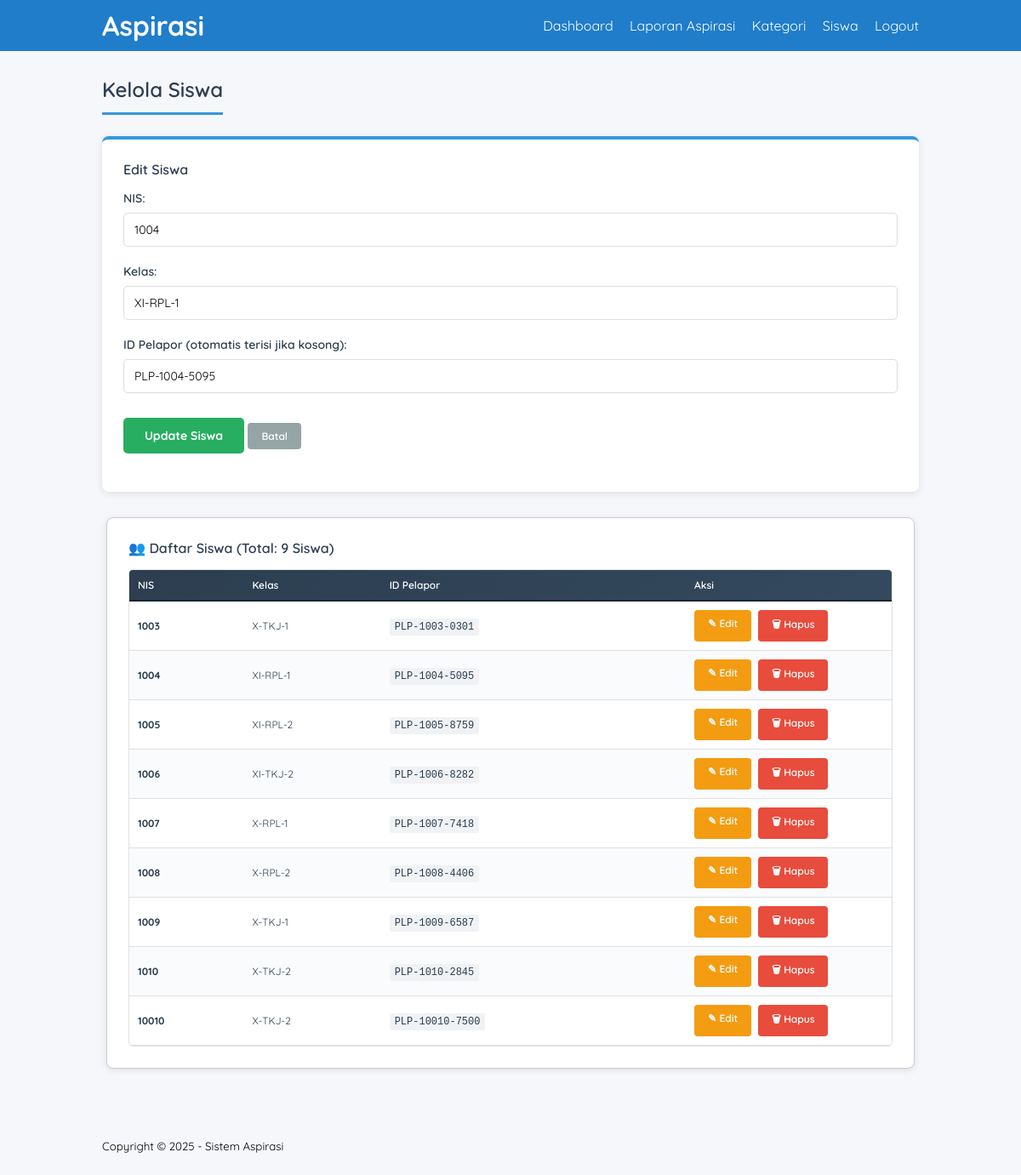
The app's page /admin_siswa.php?edit=1004 (signed in) with its own data.
### tables this page shows
CREATE TABLE `tb_siswa` (
  `nis` int(10) NOT NULL,
  `kelas` varchar(10) NOT NULL,
  `id_pelapor` varchar(50) DEFAULT NULL
);

### admin_siswa.php (the view, shortened to what this page needs)
<?php
include 'db.php';
$edit_data = null;
if(isset($_GET['edit'])){
    $nis = (int)$_GET['edit'];
    $stmt = $CON->prepare("SELECT * FROM tb_siswa WHERE nis = ?");
    $stmt->bind_param("i", $nis);
    $stmt->execute();
    $edit_data = $stmt->get_result()->fetch_object();
}
$data_query = mysqli_query($CON, "SELECT s.nis, s.kelas, s.id_pelapor
                                  FROM tb_siswa s
                                  ORDER BY s.nis ASC");
$total = mysqli_num_rows($data_query);
?>
<!DOCTYPE html>
<html lang="en">
<head>
    <link rel="stylesheet" type="text/css" href="css/style.css">
</head>
<body>
    <header>
        <div class="container">
            <h1><a href="dashboard.php">Aspirasi</a></h1>
            <ul>
                <li><a href="dashboard.php">Dashboard</a></li>
                <li><a href="aspirasi_report.php">Laporan Aspirasi</a></li>
                <li><a href="admin_kategori.php">Kategori</a></li>
                <li><a href="admin_siswa.php">Siswa</a></li>
                <li><a href="logout.php">Logout</a></li>
            </ul>
        </div>
    </header>
    <div class="section">
        <div class="container">
            <h3>Kelola Siswa</h3>
            <div class="form-container">
                <h4><?= isset($edit_data) ? 'Edit Siswa' : 'Tambah Siswa Baru' ?></h4>
                <form method="POST">
                    <div class="form-group">
                        <label>NIS:</label>
                        <input type="number" name="nis" value="<?= isset($edit_data) ? $edit_data->nis : '' ?>" required <?= isset($edit_data) ? 'readonly' : '' ?>>
                    </div>
                    <div class="form-group">
                        <label>Kelas:</label>
                        <input type="text" name="kelas" value="<?= isset($edit_data) ? htmlspecialchars($edit_data->kelas) : '' ?>" placeholder="Contoh: X-TKJ-1" required>
                    </div>
                    <div class="form-group">
                        <label>ID Pelapor (otomatis terisi jika kosong):</label>
                        <input type="text" name="id_pelapor" value="<?= isset($edit_data) ? htmlspecialchars($edit_data->id_pelapor) : '' ?>" placeholder="Otomatis: PLP-NIS-XXXX">
                    </div>
                    <div class="form-group">
                        <?php if(isset($edit_data)): ?>
                            <button type="submit" name="edit">Update Siswa</button>
                            <a href="admin_siswa.php" class="btn btn-back">Batal</a>
                        <?php else: ?>
                            <button type="submit" name="tambah">Tambah Siswa</button>
                        <?php endif; ?>
                    </div>
                </form>
            </div>
            <div class="box">
                <h4>👥 Daftar Siswa (Total: <?= $total ?> Siswa)</h4>
                <?php if($total > 0): ?>
                    <div class="table-wrapper">
                        <table class="table">
                            <thead>
                                <tr>
                                    <th width="15%">NIS</th>
                                    <th width="18%">Kelas</th>
                                    <th width="40%">ID Pelapor</th>
                                    <th width="27%">Aksi</th>
                                </tr>
                            </thead>
                            <tbody>
                                <?php
                                while($d = mysqli_fetch_object($data_query)){
                                ?>
                                    <tr>
                                        <td><strong><?= htmlspecialchars($d->nis) ?></strong></td>
                                        <td><?= htmlspecialchars($d->kelas) ?></td>
                                        <td><code><?= htmlspecialchars($d->id_pelapor ?? '-') ?></code></td>
                                        <td>
                                            <div class="btn-group">
                                                <a href="admin_siswa.php?edit=<?= $d->nis ?>" class="btn btn-edit">✎ Edit</a>
                                                <a href="admin_siswa.php?delete=<?= $d->nis ?>" onclick="return confirm('Yakin hapus siswa ini?')" class="btn btn-delete">🗑 Hapus</a>
                                            </div>
                                        </td>
                                    </tr>
                                <?php
                                }
                                ?>
                            </tbody>
                        </table>
                    </div>
                <?php else: ?>
                    <div class="no-data">
                        <p>📭 Belum ada siswa terdaftar.</p>
                    </div>
                <?php endif; ?>
            </div>
        </div>
    </div>
    <footer>
        <div class="container">
            <small>Copyright &copy 2025 - Sistem Aspirasi</small>
        </div>
    </footer>
</body>
</html>

### style.css (style rules this page uses)
* { padding: 0; margin: 0; font-family: 'Quicksand',sans-serif; }
body { background-color: #f8f8f8; }
a { color: inherit; text-decoration: none; }
.btn { padding: 8px 15px; background-color: #48988b; color: #fff; border: none; cursor: pointer; }
header { background-color: #1f7dca; color: #fff; }
header h1 { float: left; padding: 10px 0; }
header ul { float: right; }
header ul li { display: inline-block; }
header ul li a { padding: 20px 0 20px 15px; display: inline-block; }
footer { padding: 25px 0; }
.container { width: 80%; margin: 0 auto; }
.container:after { content: ""; display: block; clear: both; }
.section { padding: 25px 0; }
.box { background-color: #fff; border: 1px solid #ccc; padding: 50px; box-sizing: border-box; margin: 5px 5px 5px 5px; }
.box:after { content: ""; display: block; clear: both; }

### admin_siswa.php (style rules this page uses)
* { margin: 0; padding: 0; box-sizing: border-box; }
body { font-family: 'Quicksand', sans-serif; background-color: #f5f7fa; }
header ul li { position: relative; }
.section { background-color: #f5f7fa; padding: 30px 0; }
h3 { color: #2c3e50; margin-bottom: 25px; font-size: 24px; font-weight: 600; border-bottom: 3px solid #3498db; padding-bottom: 12px; display: inline-block; }
h4 { color: #2c3e50; margin-bottom: 15px; font-size: 16px; font-weight: 600; }
.form-container { background: white; padding: 25px; border-radius: 8px; margin-bottom: 30px; box-shadow: 0 2px 8px rgba(0,0,0,0.1); border-top: 4px solid #3498db; }
.form-group { margin-bottom: 20px; }
.form-group label { display: block; margin-bottom: 8px; font-weight: 600; color: #2c3e50; font-size: 14px; }
.form-group input, .form-group select, .form-group textarea { width: 100%; padding: 10px 12px; border: 1px solid #ddd; border-radius: 5px; font-family: 'Quicksand', sans-serif; font-size: 14px; transition: all 0.3s ease; }
.form-group button { background-color: #27ae60; color: white; padding: 12px 25px; border: none; border-radius: 5px; cursor: pointer; font-weight: bold; font-size: 14px; transition: all 0.3s ease; }
.box { background: white; padding: 25px; border-radius: 8px; box-shadow: 0 2px 8px rgba(0,0,0,0.1); margin-bottom: 25px; }
.table-wrapper { margin-top: 15px; border-radius: 5px; border: 1px solid #e0e0e0; overflow: hidden; }
.table { width: 100%; border-collapse: collapse; font-size: 12px; }
.table thead tr { background: linear-gradient(135deg, #2c3e50 0%, #34495e 100%); color: white; }
.table th { padding: 12px 10px; text-align: left; font-weight: 600; color: white; border-bottom: 2px solid #1a252f; white-space: nowrap; }
.table td { padding: 10px; border-bottom: 1px solid #e0e0e0; color: #2c3e50; white-space: nowrap; overflow: hidden; text-overflow: ellipsis; }
.table tbody tr { transition: all 0.2s ease; }
.table tbody tr:nth-child(even) { background-color: #fafbfc; }
.btn-group { display: flex; gap: 8px; flex-wrap: wrap; }
.btn { padding: 8px 16px; border-radius: 4px; text-decoration: none; font-size: 12px; display: inline-block; border: none; cursor: pointer; transition: all 0.3s ease; font-weight: 600; }
.btn-edit { background-color: #f39c12; color: #fff; }
.btn-delete { background-color: #e74c3c; color: #fff; }
.btn-back { background-color: #95a5a6; color: #fff; display: inline-block; margin-top: 15px; }
code { background-color: #f0f2f5; padding: 3px 6px; border-radius: 3px; font-family: 'Courier New', monospace; font-size: 12px; color: #2c3e50; }
@media (max-width: 1200px) { .table { font-size: 12px; } }
@media (max-width: 1200px) { .table th, .table td { padding: 10px; } }

### records on screen
tb_siswa: nis "1004", kelas "XI-RPL-1", id_pelapor "PLP-1004-5095"
tb_siswa: nis "1003", kelas "X-TKJ-1", id_pelapor "PLP-1003-0301"
tb_siswa: nis "1005", kelas "XI-RPL-2", id_pelapor "PLP-1005-8759"
tb_siswa: nis "1006", kelas "XI-TKJ-2", id_pelapor "PLP-1006-8282"
tb_siswa: nis "1007", kelas "X-RPL-1", id_pelapor "PLP-1007-7418"
tb_siswa: nis "1008", kelas "X-RPL-2", id_pelapor "PLP-1008-4406"
tb_siswa: nis "1009", kelas "X-TKJ-1", id_pelapor "PLP-1009-6587"
tb_siswa: nis "1010", kelas "X-TKJ-2", id_pelapor "PLP-1010-2845"
tb_siswa: nis "10010", kelas "X-TKJ-2", id_pelapor "PLP-10010-7500"

### other values on screen
$total "9"
